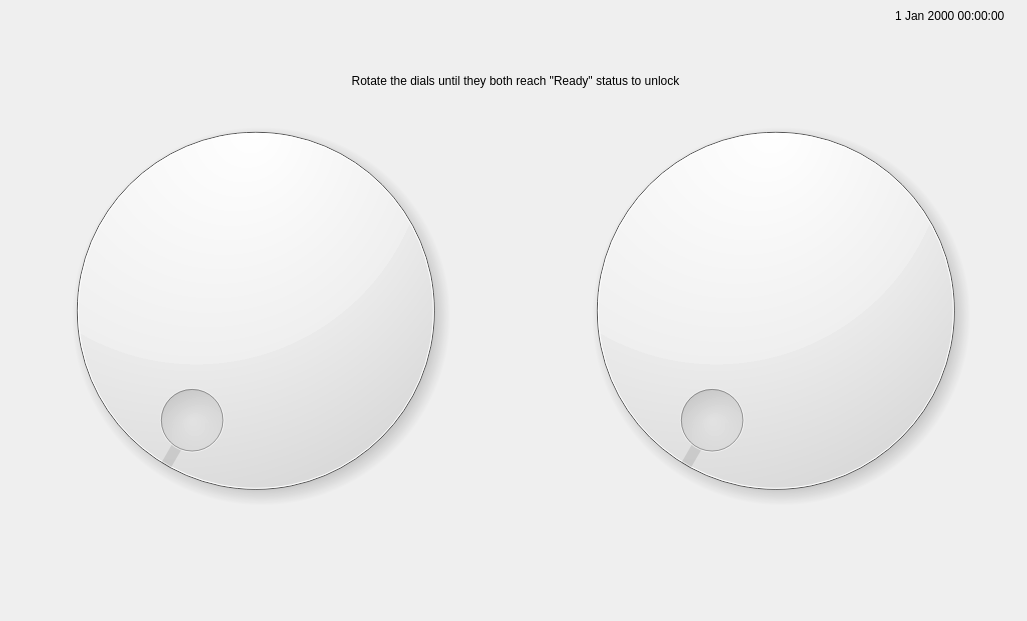
<?xml version="1.0" encoding="UTF-8"?>
<ui version="4.0">
 <class>Home</class>
 <widget class="QWidget" name="Home">
  <property name="geometry">
   <rect>
    <x>0</x>
    <y>0</y>
    <width>1027</width>
    <height>621</height>
   </rect>
  </property>
  <property name="windowTitle">
   <string>Form</string>
  </property>
  <property name="styleSheet">
   <string notr="true">QPushButton#changePage{
border: 0px solid gray;
border-radius: 10px;
padding: 0 8px;
background-color: transparent;
}

QDateTimeEdit {
background: transparent;
  border: 0px solid gray;
  border-radius: 3px;
  padding: 1px 18px 1px 3px;
  min-width: 6em;
}
QDateTimeEdit::drop-down {
  subcontrol-origin: padding;
  subcontrol-position: top right;
  width: 15px;
  border-left-width: 1px;
  border-left-color: red;
  border-left-style: solid;
  border-top-right-radius: 3px;
  border-bottom-right-radius: 3px;
}

</string>
  </property>
  <widget class="QPushButton" name="changePage">
   <property name="geometry">
    <rect>
     <x>480</x>
     <y>530</y>
     <width>71</width>
     <height>61</height>
    </rect>
   </property>
   <property name="text">
    <string/>
   </property>
  </widget>
  <widget class="QDateTimeEdit" name="dateTimeEdit">
   <property name="geometry">
    <rect>
     <x>890</x>
     <y>0</y>
     <width>201</width>
     <height>31</height>
    </rect>
   </property>
   <property name="layoutDirection">
    <enum>Qt::LeftToRight</enum>
   </property>
   <property name="readOnly">
    <bool>true</bool>
   </property>
   <property name="calendarPopup">
    <bool>false</bool>
   </property>
  </widget>
  <widget class="QWidget" name="gridLayoutWidget_2">
   <property name="geometry">
    <rect>
     <x>20</x>
     <y>90</y>
     <width>471</width>
     <height>441</height>
    </rect>
   </property>
   <layout class="QGridLayout" name="gridLayout_2">
    <item row="0" column="0">
     <widget class="QDial" name="dial"/>
    </item>
   </layout>
  </widget>
  <widget class="QWidget" name="gridLayoutWidget">
   <property name="geometry">
    <rect>
     <x>540</x>
     <y>90</y>
     <width>471</width>
     <height>441</height>
    </rect>
   </property>
   <layout class="QGridLayout" name="gridLayout">
    <item row="0" column="0">
     <widget class="QDial" name="dial_2"/>
    </item>
   </layout>
  </widget>
  <widget class="QLabel" name="label">
   <property name="geometry">
    <rect>
     <x>20</x>
     <y>60</y>
     <width>991</width>
     <height>41</height>
    </rect>
   </property>
   <property name="text">
    <string>Rotate the dials until they both reach &quot;Ready&quot; status to unlock</string>
   </property>
   <property name="alignment">
    <set>Qt::AlignCenter</set>
   </property>
  </widget>
 </widget>
 <resources/>
 <connections/>
</ui>
